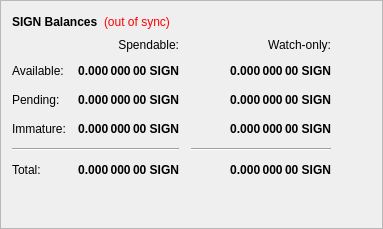
        <widget class="QFrame" name="frame">
         <property name="frameShape">
          <enum>QFrame::StyledPanel</enum>
         </property>
         <property name="frameShadow">
          <enum>QFrame::Raised</enum>
         </property>
         <layout class="QVBoxLayout" name="verticalLayout_4">
          <item>
           <layout class="QHBoxLayout" name="horizontalLayout_4">
            <item>
             <widget class="QLabel" name="label_5">
              <property name="font">
               <font>
                <weight>75</weight>
                <bold>true</bold>
               </font>
              </property>
              <property name="text">
               <string>SIGN Balances</string>
              </property>
             </widget>
            </item>
            <item>
             <widget class="QLabel" name="labelWalletStatus">
              <property name="cursor">
               <cursorShape>WhatsThisCursor</cursorShape>
              </property>
              <property name="toolTip">
               <string>The displayed information may be out of date. Your wallet automatically synchronizes with the DesignCoin network after a connection is established, but this process has not completed yet.</string>
              </property>
              <property name="styleSheet">
               <string notr="true">QLabel { color: red; }</string>
              </property>
              <property name="text">
               <string notr="true">(out of sync)</string>
              </property>
              <property name="alignment">
               <set>Qt::AlignLeading|Qt::AlignLeft|Qt::AlignVCenter</set>
              </property>
             </widget>
            </item>
            <item>
             <spacer name="horizontalSpacer_3">
              <property name="orientation">
               <enum>Qt::Horizontal</enum>
              </property>
              <property name="sizeHint" stdset="0">
               <size>
                <width>40</width>
                <height>20</height>
               </size>
              </property>
             </spacer>
            </item>
           </layout>
          </item>
          <item>
           <layout class="QGridLayout" name="gridLayout">
            <property name="spacing">
             <number>12</number>
            </property>
            <item row="2" column="2">
             <widget class="QLabel" name="labelWatchPending">
              <property name="font">
               <font>
                <weight>75</weight>
                <bold>true</bold>
               </font>
              </property>
              <property name="cursor">
               <cursorShape>IBeamCursor</cursorShape>
              </property>
              <property name="toolTip">
               <string>Unconfirmed transactions to watch-only addresses</string>
              </property>
              <property name="text">
               <string notr="true">0.000 000 00 SIGN</string>
              </property>
              <property name="alignment">
               <set>Qt::AlignRight|Qt::AlignTrailing|Qt::AlignVCenter</set>
              </property>
              <property name="textInteractionFlags">
               <set>Qt::LinksAccessibleByMouse|Qt::TextSelectableByKeyboard|Qt::TextSelectableByMouse</set>
              </property>
             </widget>
            </item>
            <item row="2" column="1">
             <widget class="QLabel" name="labelUnconfirmed">
              <property name="font">
               <font>
                <weight>75</weight>
                <bold>true</bold>
               </font>
              </property>
              <property name="cursor">
               <cursorShape>IBeamCursor</cursorShape>
              </property>
              <property name="toolTip">
               <string>Total of transactions that have yet to be confirmed, and do not yet count toward the spendable balance</string>
              </property>
              <property name="text">
               <string notr="true">0.000 000 00 SIGN</string>
              </property>
              <property name="alignment">
               <set>Qt::AlignRight|Qt::AlignTrailing|Qt::AlignVCenter</set>
              </property>
              <property name="textInteractionFlags">
               <set>Qt::LinksAccessibleByMouse|Qt::TextSelectableByKeyboard|Qt::TextSelectableByMouse</set>
              </property>
             </widget>
            </item>
            <item row="3" column="2">
             <widget class="QLabel" name="labelWatchImmature">
              <property name="font">
               <font>
                <weight>75</weight>
                <bold>true</bold>
               </font>
              </property>
              <property name="cursor">
               <cursorShape>IBeamCursor</cursorShape>
              </property>
              <property name="toolTip">
               <string>Staked or masternode rewards in watch-only addresses that has not yet matured</string>
              </property>
              <property name="text">
               <string notr="true">0.000 000 00 SIGN</string>
              </property>
              <property name="alignment">
               <set>Qt::AlignRight|Qt::AlignTrailing|Qt::AlignVCenter</set>
              </property>
              <property name="textInteractionFlags">
               <set>Qt::LinksAccessibleByMouse|Qt::TextSelectableByKeyboard|Qt::TextSelectableByMouse</set>
              </property>
             </widget>
            </item>
            <item row="4" column="0" colspan="2">
             <widget class="Line" name="lineSpendableBalance">
              <property name="orientation">
               <enum>Qt::Horizontal</enum>
              </property>
             </widget>
            </item>
            <item row="4" column="2">
             <widget class="Line" name="lineWatchBalance">
              <property name="sizePolicy">
               <sizepolicy hsizetype="Preferred" vsizetype="Fixed">
                <horstretch>0</horstretch>
                <verstretch>0</verstretch>
               </sizepolicy>
              </property>
              <property name="minimumSize">
               <size>
                <width>140</width>
                <height>0</height>
               </size>
              </property>
              <property name="orientation">
               <enum>Qt::Horizontal</enum>
              </property>
             </widget>
            </item>
            <item row="5" column="0">
             <widget class="QLabel" name="labelTotalText">
              <property name="text">
               <string>Total:</string>
              </property>
             </widget>
            </item>
            <item row="3" column="1">
             <widget class="QLabel" name="labelImmature">
              <property name="font">
               <font>
                <weight>75</weight>
                <bold>true</bold>
               </font>
              </property>
              <property name="cursor">
               <cursorShape>IBeamCursor</cursorShape>
              </property>
              <property name="toolTip">
               <string>Staked or masternode rewards that has not yet matured</string>
              </property>
              <property name="text">
               <string notr="true">0.000 000 00 SIGN</string>
              </property>
              <property name="alignment">
               <set>Qt::AlignRight|Qt::AlignTrailing|Qt::AlignVCenter</set>
              </property>
              <property name="textInteractionFlags">
               <set>Qt::LinksAccessibleByMouse|Qt::TextSelectableByKeyboard|Qt::TextSelectableByMouse</set>
              </property>
             </widget>
            </item>
            <item row="2" column="3">
             <spacer name="horizontalSpacer_2">
              <property name="orientation">
               <enum>Qt::Horizontal</enum>
              </property>
              <property name="sizeHint" stdset="0">
               <size>
                <width>40</width>
                <height>20</height>
               </size>
              </property>
             </spacer>
            </item>
            <item row="3" column="0">
             <widget class="QLabel" name="labelImmatureText">
              <property name="text">
               <string>Immature:</string>
              </property>
             </widget>
            </item>
            <item row="5" column="1">
             <widget class="QLabel" name="labelTotal">
              <property name="font">
               <font>
                <weight>75</weight>
                <bold>true</bold>
               </font>
              </property>
              <property name="cursor">
               <cursorShape>IBeamCursor</cursorShape>
              </property>
              <property name="toolTip">
               <string>Your current total balance</string>
              </property>
              <property name="text">
               <string notr="true">0.000 000 00 SIGN</string>
              </property>
              <property name="alignment">
               <set>Qt::AlignRight|Qt::AlignTrailing|Qt::AlignVCenter</set>
              </property>
              <property name="textInteractionFlags">
               <set>Qt::LinksAccessibleByMouse|Qt::TextSelectableByKeyboard|Qt::TextSelectableByMouse</set>
              </property>
             </widget>
            </item>
            <item row="5" column="2">
             <widget class="QLabel" name="labelWatchTotal">
              <property name="font">
               <font>
                <weight>75</weight>
                <bold>true</bold>
               </font>
              </property>
              <property name="cursor">
               <cursorShape>IBeamCursor</cursorShape>
              </property>
              <property name="toolTip">
               <string>Current total balance in watch-only addresses</string>
              </property>
              <property name="text">
               <string notr="true">0.000 000 00 SIGN</string>
              </property>
              <property name="alignment">
               <set>Qt::AlignRight|Qt::AlignTrailing|Qt::AlignVCenter</set>
              </property>
              <property name="textInteractionFlags">
               <set>Qt::LinksAccessibleByMouse|Qt::TextSelectableByKeyboard|Qt::TextSelectableByMouse</set>
              </property>
             </widget>
            </item>
            <item row="0" column="2">
             <widget class="QLabel" name="labelWatchonly">
              <property name="text">
               <string>Watch-only:</string>
              </property>
              <property name="alignment">
               <set>Qt::AlignRight|Qt::AlignTrailing|Qt::AlignVCenter</set>
              </property>
             </widget>
            </item>
            <item row="1" column="0">
             <widget class="QLabel" name="labelBalanceText">
              <property name="text">
               <string>Available:</string>
              </property>
             </widget>
            </item>
            <item row="1" column="1">
             <widget class="QLabel" name="labelBalance">
              <property name="font">
               <font>
                <weight>75</weight>
                <bold>true</bold>
               </font>
              </property>
              <property name="cursor">
               <cursorShape>IBeamCursor</cursorShape>
              </property>
              <property name="toolTip">
               <string>Your current spendable balance</string>
              </property>
              <property name="text">
               <string notr="true">0.000 000 00 SIGN</string>
              </property>
              <property name="alignment">
               <set>Qt::AlignRight|Qt::AlignTrailing|Qt::AlignVCenter</set>
              </property>
              <property name="textInteractionFlags">
               <set>Qt::LinksAccessibleByMouse|Qt::TextSelectableByKeyboard|Qt::TextSelectableByMouse</set>
              </property>
             </widget>
            </item>
            <item row="1" column="2">
             <widget class="QLabel" name="labelWatchAvailable">
              <property name="font">
               <font>
                <weight>75</weight>
                <bold>true</bold>
               </font>
              </property>
              <property name="cursor">
               <cursorShape>IBeamCursor</cursorShape>
              </property>
              <property name="toolTip">
               <string>Your current balance in watch-only addresses</string>
              </property>
              <property name="text">
               <string notr="true">0.000 000 00 SIGN</string>
              </property>
              <property name="alignment">
               <set>Qt::AlignRight|Qt::AlignTrailing|Qt::AlignVCenter</set>
              </property>
              <property name="textInteractionFlags">
               <set>Qt::LinksAccessibleByMouse|Qt::TextSelectableByKeyboard|Qt::TextSelectableByMouse</set>
              </property>
             </widget>
            </item>
            <item row="2" column="0">
             <widget class="QLabel" name="labelPendingText">
              <property name="text">
               <string>Pending:</string>
              </property>
             </widget>
            </item>
            <item row="0" column="1">
             <widget class="QLabel" name="labelSpendable">
              <property name="text">
               <string>Spendable:</string>
              </property>
              <property name="alignment">
               <set>Qt::AlignRight|Qt::AlignTrailing|Qt::AlignVCenter</set>
              </property>
             </widget>
            </item>
           </layout>
          </item>
          <item>
           <spacer name="verticalSpacer_4">
            <property name="orientation">
             <enum>Qt::Vertical</enum>
            </property>
            <property name="sizeHint" stdset="0">
             <size>
              <width>20</width>
              <height>40</height>
             </size>
            </property>
           </spacer>
          </item>
         </layout>
        </widget>
